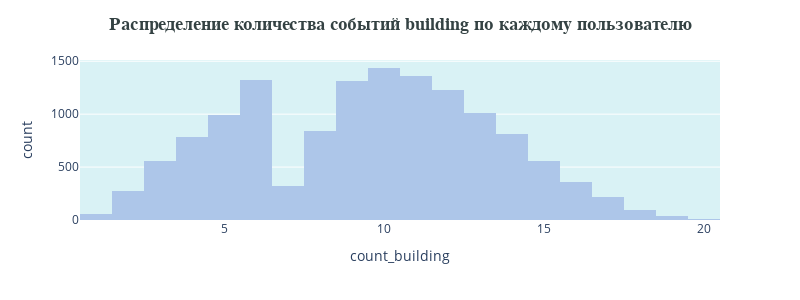

The code cell stored with this chart in its notebook:
### Code cell
plotly_hist(df, 'count_building', 'Распределение количества событий building по каждому пользователю')

### Figure 1 — Plotly figure (JSON) as saved in the notebook; plotly's stock layout.template omitted (floating-point values rounded to 4 significant figures; data arrays with more than 128 entries replaced by an {"elided": "..."} marker saying what was removed)
{"data": [{"alignmentgroup": "True", "bingroup": "x", "hovertemplate": "count_building=%{x}<br>count=%{y}<extra></extra>", "legendgroup": "", "marker": {"color": "#adc6e9"}, "name": "", "offsetgroup": "", "orientation": "v", "showlegend": false, "type": "histogram", "x": {"elided": "13576 int values"}, "xaxis": "x", "yaxis": "y"}], "layout": {"barmode": "group", "height": 300, "legend": {"tracegroupgap": 0}, "margin": {"t": 60}, "plot_bgcolor": "#d9f2f5", "title": {"font": {"color": "#344243", "family": "Arial", "size": 18}, "text": "<b>Распределение количества событий building по каждому пользователю</b>", "x": 0.5}, "width": 800, "xaxis": {"anchor": "y", "domain": [0, 1], "title": {"text": "count_building"}}, "yaxis": {"anchor": "x", "domain": [0, 1], "title": {"text": "count"}}}}
